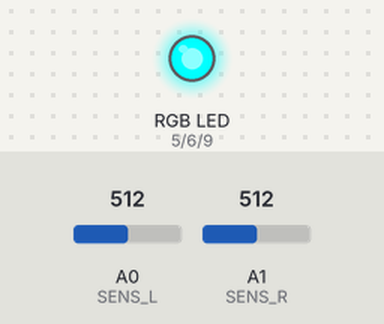
The sketch below on a simulated Arduino Uno, built with avr-gcc and run on an emulated ATmega328P. Parts: an RGB LED mixed from three pins (HIGH = lit). The inputs (shaded band) are chosen by the test bench; at power-on: A0 (SENS_L) = 512, A1 (SENS_R) = 512. What the sketch prints to the serial monitor is not drawn.

Above: at 0.1 s.
Timing chart, 0 to 1.6 s (numbered marks = the images above):
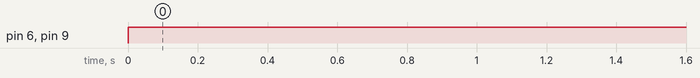

Measured:
- by itself, pin 6 (LED_G), pin 9 (LED_B): LOW → HIGH at 0.00 s

The sketch:

final.ino
```cpp
#define LED_R 5
#define LED_G 6
#define LED_B 9
#define SENS_L A0
#define SENS_R A1
float val_L = 0.0;
float val_R = 0.0;
float old_val_L = 0.0;

long i = 0;
int n = 100;
int cross[100];

void setup() {
  // put your setup code here, to run once:
  //set up the adc pins for the sensor
  //set up the digital out pins for the LEDs
  pinMode(LED_R, OUTPUT);
  pinMode(LED_G, OUTPUT);
  pinMode(LED_B, OUTPUT);
  pinMode(SENS_L, INPUT_PULLUP);
  Serial.begin(9600);
  //
}


void loop() {
  val_L = analogRead(SENS_L);
  val_R = analogRead(SENS_R);

  // count the number of crossovers in the last 30 sec
  if ((val_L - old_val_L) > 400) {
    cross[i] = 1;
  } else {
    cross[i] = 0;
  }
  i++;
  if (i == n){
    i = 0;
  }


  int sum =0;
  for (int j = 0; j < n; j++)
    sum += cross[j];


  Serial.println(sum);

  old_val_L = val_L;

  if (sum > 8){
    RGB_color(255, 0, 0);
  } else {
    RGB_color(0, 255, 255);
  }

  Serial.println(val_L);
//  Serial.print(",");
//  Serial.println(val_R);
  delay(100);

//  RGB_color(255, 0, 0); // Red
//  delay(1000);
//  RGB_color(0, 255, 0); // Green
//  delay(1000);
//  RGB_color(0, 0, 255); // Blue
//  delay(1000);
//  RGB_color(255, 255, 125); // Raspberry
//  delay(1000);
//  RGB_color(0, 255, 255); // Cyan
//  delay(1000);
//  RGB_color(255, 0, 255); // Magenta
//  delay(1000);
//  RGB_color(255, 255, 0); // Yellow
//  delay(1000);
//  RGB_color(255, 255, 255); // White
//  delay(1000);
}
void RGB_color(int red_light_value, int green_light_value, int blue_light_value)
 {
  analogWrite(LED_R, red_light_value);
  analogWrite(LED_G, green_light_value);
  analogWrite(LED_B, blue_light_value);
}
```
